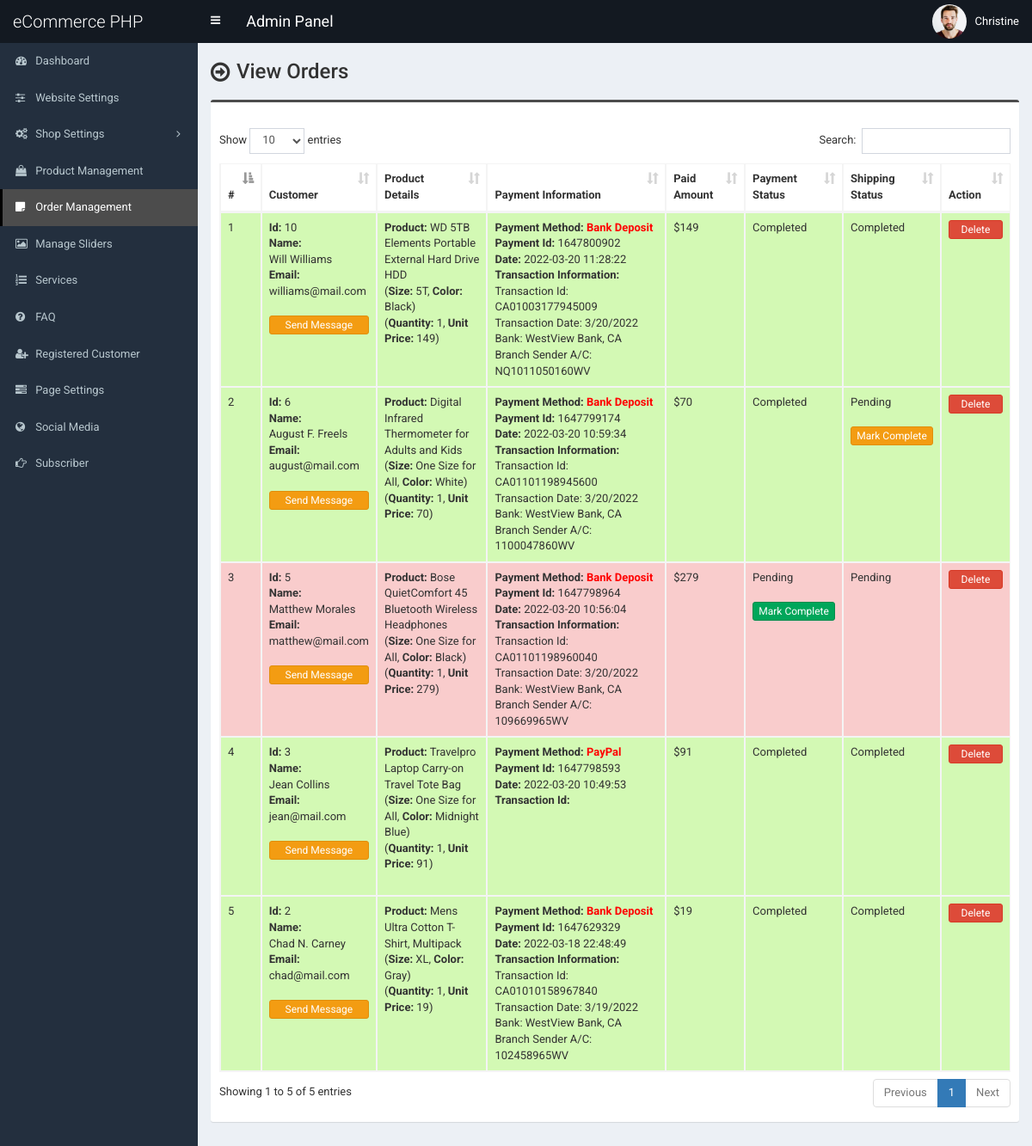
The page /admin/order.php (signed in) on the database as committed earlier.
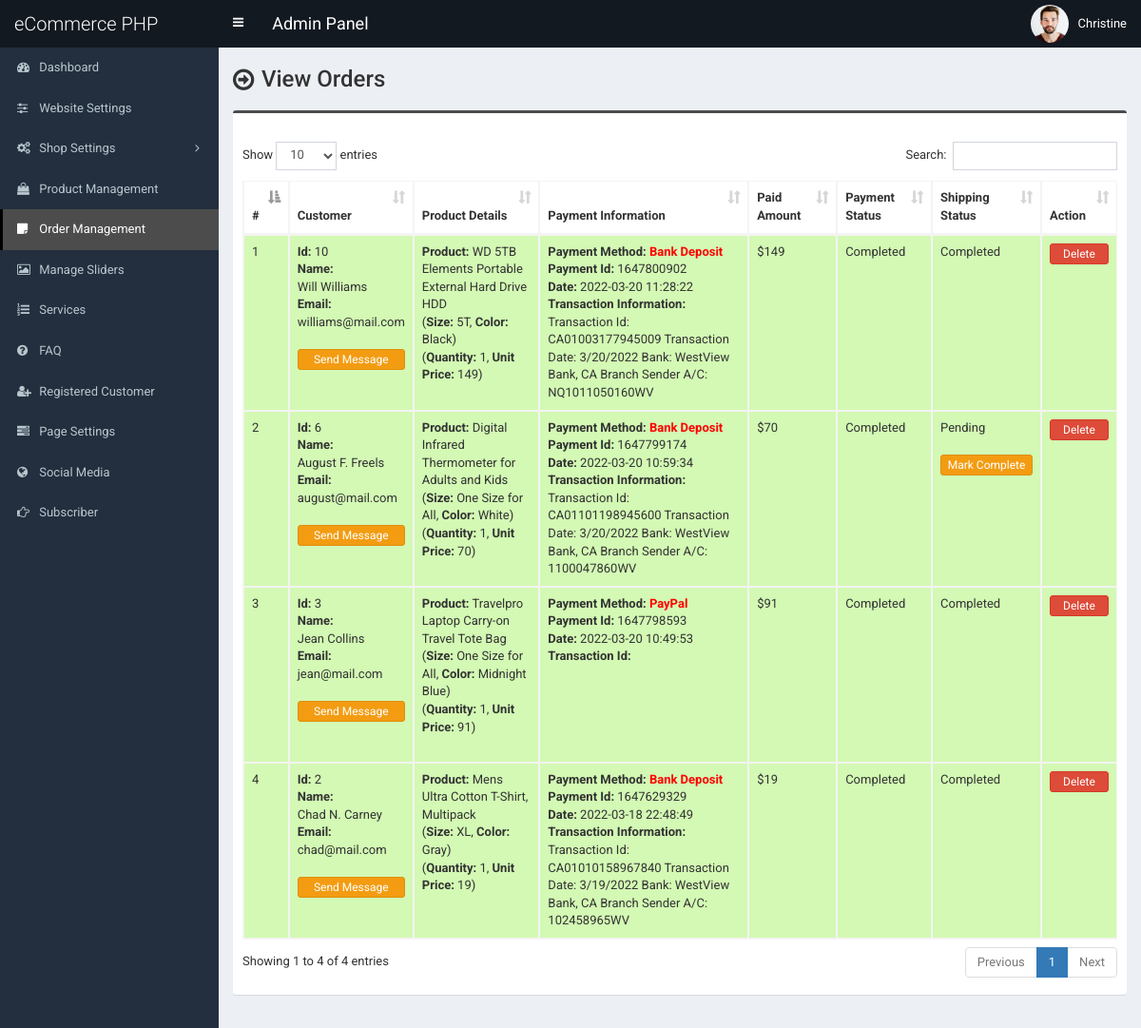
The same page on the database as committed later.
### tables this page shows
CREATE TABLE `tbl_payment` (
  `id` int(11) NOT NULL,
  `customer_id` int(11) NOT NULL,
  `customer_name` varchar(255) NOT NULL,
  `customer_email` varchar(255) NOT NULL,
  `payment_date` varchar(50) NOT NULL,
  `txnid` varchar(255) NOT NULL,
  `paid_amount` int(11) NOT NULL,
  `card_number` varchar(50) NOT NULL,
  `card_cvv` varchar(10) NOT NULL,
  `card_month` varchar(10) NOT NULL,
  `card_year` varchar(10) NOT NULL,
  `bank_transaction_info` text NOT NULL,
  `payment_method` varchar(20) NOT NULL,
  `payment_status` varchar(25) NOT NULL,
  `shipping_status` varchar(20) NOT NULL,
  `payment_id` varchar(255) NOT NULL
);

CREATE TABLE `tbl_order` (
  `id` int(11) NOT NULL,
  `product_id` int(11) NOT NULL,
  `product_name` varchar(255) NOT NULL,
  `size` varchar(100) NOT NULL,
  `color` varchar(100) NOT NULL,
  `quantity` varchar(50) NOT NULL,
  `unit_price` varchar(50) NOT NULL,
  `payment_id` varchar(255) NOT NULL
);

### admin/order.php (the view, shortened to what the changed rows need)
<?php require_once('header.php'); ?>
<section class="content-header">
	<div class="content-header-left">
		<h1>View Orders</h1>
	</div>
</section>
<section class="content">
  <div class="row">
    <div class="col-md-12">
      <div class="box box-info">
        <div class="box-body table-responsive">
          <table id="example1" class="table table-bordered table-hover table-striped">
			<thead>
			    <tr>
			        <th>#</th>
                    <th>Customer</th>
			        <th>Product Details</th>
                    <th>
                    	Payment Information
                    </th>
                    <th>Paid Amount</th>
                    <th>Payment Status</th>
                    <th>Shipping Status</th>
			        <th>Action</th>
			    </tr>
			</thead>
            <tbody>
            	<?php
            	$i=0;
            	$statement = $pdo->prepare("SELECT * FROM tbl_payment ORDER by id DESC");
            	$statement->execute();
            	$result = $statement->fetchAll(PDO::FETCH_ASSOC);
            	foreach ($result as $row) {
            		$i++;
            		?>
					<tr class="<?php if($row['payment_status']=='Pending'){echo 'bg-r';}else{echo 'bg-g';} ?>">
	                    <td><?php echo $i; ?></td>
	                    <td>
                            <b>Id:</b> <?php echo $row['customer_id']; ?><br>
                            <b>Name:</b><br> <?php echo $row['customer_name']; ?><br>
                            <b>Email:</b><br> <?php echo $row['customer_email']; ?><br><br>
                            <a href="#" data-toggle="modal" data-target="#model-<?php echo $i; ?>"class="btn btn-warning btn-xs" style="width:100%;margin-bottom:4px;">Send Message</a>
                        </td>
                        <td>
                           <?php
                           $statement1 = $pdo->prepare("SELECT * FROM tbl_order WHERE payment_id=?");
                           $statement1->execute(array($row['payment_id']));
                           $result1 = $statement1->fetchAll(PDO::FETCH_ASSOC);
                           foreach ($result1 as $row1) {
                                echo '<b>Product:</b> '.$row1['product_name'];
                                echo '<br>(<b>Size:</b> '.$row1['size'];
                                echo ', <b>Color:</b> '.$row1['color'].')';
                                echo '<br>(<b>Quantity:</b> '.$row1['quantity'];
                                echo ', <b>Unit Price:</b> '.$row1['unit_price'].')';
                                echo '<br><br>';
                           }
                           ?>
                        </td>
                        <td>
                        	<?php if($row['payment_method'] == 'PayPal'): ?>
                        		<b>Payment Method:</b> <?php echo '<span style="color:red;"><b>'.$row['payment_method'].'</b></span>'; ?><br>
                        		<b>Payment Id:</b> <?php echo $row['payment_id']; ?><br>
                        		<b>Date:</b> <?php echo $row['payment_date']; ?><br>
                        		<b>Transaction Id:</b> <?php echo $row['txnid']; ?><br>
                        	<?php elseif($row['payment_method'] == 'Bank Deposit'): ?>
                        		<b>Payment Method:</b> <?php echo '<span style="color:red;"><b>'.$row['payment_method'].'</b></span>'; ?><br>
                        		<b>Payment Id:</b> <?php echo $row['payment_id']; ?><br>
								<b>Date:</b> <?php echo $row['payment_date']; ?><br>
                        		<b>Transaction Information:</b> <br><?php echo $row['bank_transaction_info']; ?><br>
                        	<?php endif; ?>
                        </td>
                        <td>$<?php echo $row['paid_amount']; ?></td>
                        <td>
                            <?php echo $row['payment_status']; ?>
                            <br><br>
                            <?php
                                if($row['payment_status']=='Pending'){
                                    ?>
                                    <a href="order-change-status.php?id=<?php echo $row['id']; ?>&task=Completed" class="btn btn-success btn-xs" style="width:100%;margin-bottom:4px;">Mark Complete</a>
                                    <?php
                                }
                            ?>
                        </td>
                        <td>
                            <?php echo $row['shipping_status']; ?>
                            <br><br>
                            <?php
                            if($row['payment_status']=='Completed') {
                                if($row['shipping_status']=='Pending'){
                                    ?>
                                    <a href="shipping-change-status.php?id=<?php echo $row['id']; ?>&task=Completed" class="btn btn-warning btn-xs" style="width:100%;margin-bottom:4px;">Mark Complete</a>
                                    <?php
                                }
                            }
                            ?>
                        </td>
	                    <td>
                            <a href="#" class="btn btn-danger btn-xs" data-href="order-delete.php?id=<?php echo $row['id']; ?>" data-toggle="modal" data-target="#confirm-delete" style="width:100%;">Delete</a>
	                    </td>
	                </tr>
            		<?php
            	}
            	?>
            </tbody>
          </table>
        </div>
      </div>
</section>
<?php require_once('footer.php'); ?>

Rows that differ between the two databases and show on the page:
removed tbl_payment: customer "5", customer_name "Matthew Morales", customer_email "matthew@mail.com", payment_method "Bank Deposit", payment "1647798964", payment_date "2022-03-20 10:56:04", bank_transaction_info "Transaction Id: CA01101198960040 Transaction Date: 3/20/2022 Bank: WestView Bank, CA Branch Sender A/C: 109669965WV", paid_amount "279", payment_status "Pending", shipping_status "Pending"
removed tbl_order: product_name "Bose QuietComfort 45 Bluetooth Wireless Headphones", size "One Size for All", color "Black", quantity "1", unit_price "279", shown under "5"
Other text that changed with them:
text written by a page script: "Show entries Search: Showing 1 to 5 of 5 entries Previous 1 Next" → "Show entries Search: Showing 1 to 4 of 4 entries Previous 1 Next"
